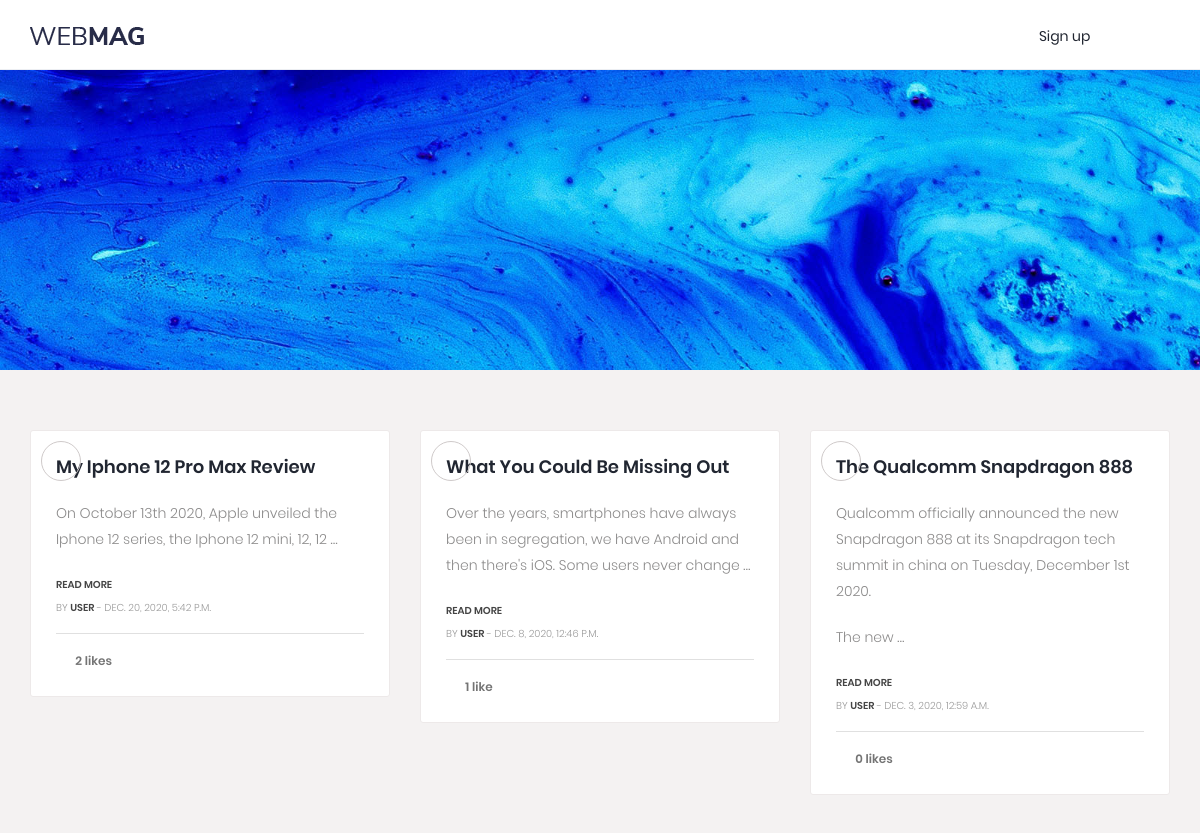
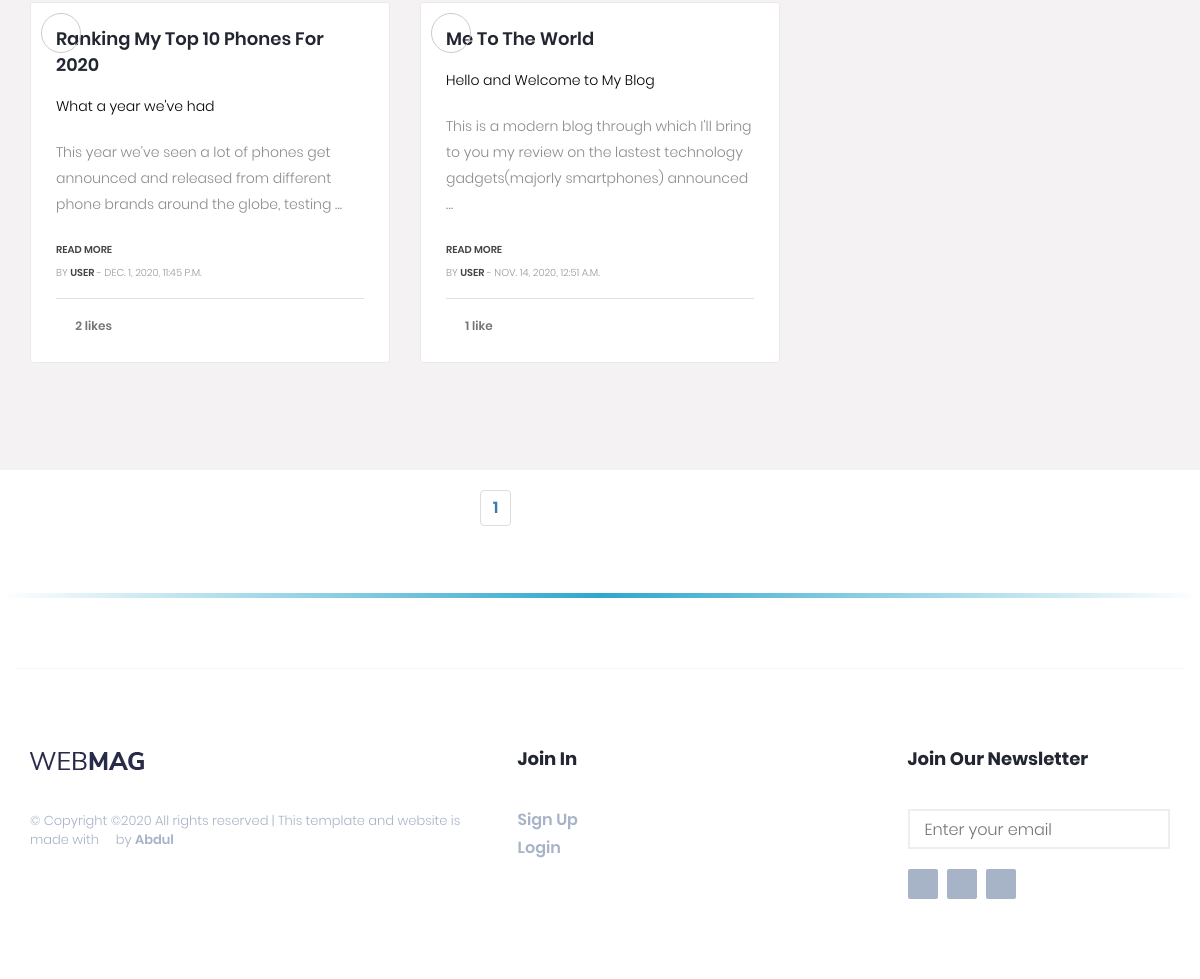
The page / on the database its author committed (2 pictures, top to bottom).
### Site/models.py (models this page shows, shortened)
class Article(models.Model):
    STATUS_CHOICES = (
        ('draft', 'Draft'),
        ('published', 'Published'),
    )
    objects = models.Manager()
    published = PublishedManager()
    title = models.CharField(max_length=250)
    Author = models.ForeignKey(User, related_name='author', on_delete=models.CASCADE)
    body = FroalaField(theme='dark')
    from pyuploadcare.dj.models import ImageField
    cover_photo = ImageField(blank=True)
    slug = models.SlugField(max_length=100)
    snippet = models.CharField(max_length=150, blank=True, null=True)
    publish_date = models.DateTimeField(default=timezone.now)
    is_featured = models.BooleanField(default=False)
    likes = models.ManyToManyField(User, related_name='likes', blank=True)
    status = models.CharField(max_length=10, choices=STATUS_CHOICES, default='draft')
    class Meta:
        verbose_name = 'Article'
        verbose_name_plural = 'Articles'
        ordering = ['-id']

### Site/views.py (the view)
# urls.py: 2. Add a URL to urlpatterns:  path('', views.home, name='home')
def home(request):
    post_list = Article.published.all().order_by('-publish_date', '-id')
    paginator = Paginator(post_list, 6)
    page = request.GET.get('page')
    try:
        post = paginator.page(page)
    except PageNotAnInteger:
        post = paginator.page(1)
    except EmptyPage:
        post = paginator.page(paginator.num_pages)
    if page is None:
        start_index = 0
        end_index = 7
    else:
        (start_index, end_index) = proper_pagination(post, index=4)
    page_range = list(paginator.page_range)[start_index:end_index]
    query = request.GET.get('q')
    authored = Article.objects.filter(Author__username=request.user.username)[:4]
    if query:
        post = Article.published.filter(
            Q(title__icontains=query) |
            Q(Author__username__icontains=query)
        )
    context = {
        'post': post,
        'authored_post': authored,
        'page_range': page_range
    }
    return render(request, 'blog/home.html', context)

### Site/models.py (called while the page is built)
    def get_queryset(self):
        return super(PublishedManager, self).get_queryset().filter(status="published")

### templates/blog/home.html (shortened to what this page needs)
{% load static %}
<!DOCTYPE html>
<html lang="en">
<head>
	<link rel="stylesheet" href="{% static 'css/bootstrap.min.css' %}">
	<link rel="stylesheet" href="{% static 'css/font-awesome.min.css' %}">
	<link rel="stylesheet" href="{% static 'css/stylesheet.css' %}">
	<link rel="stylesheet" href="static/css/style.css">
</head>
<body>
<header id="header">
	<div id="nav">
		<div id="nav-fixed">
			<div class="container">
				<div class="nav-logo">
					<a href="{% url 'home' %}" class="logo"><img src="/static/img/logo.png" alt=""></a>
				</div>
				<div class="nav-btns">
					{%if not user.is_authenticated %}
					<a class="btn btn-outline-secondary" href="{% url 'signup' %}">Sign up</a>
					{% endif %}
					<button class="search-btn"><i class="fa fa-search"></i></button>
				</div>
			</div>
		</div>
	</div>
</header>
<div class="slider"></div>
<section>
	<div class="gap gray-bg">
		<div class="container">
			<div class="row" id="page-contents">
				<div class=" col-lg-12">
					<div class="blog-sec">
						<div class="row">
							{% for item in post%}
							<div class="col-lg-4 col-sm-6">
								<div class="g-post-classic">
									<figure>
										<i class="fa fa-laptop"></i>
									</figure>
									<div class="g-post-meta">
										<div class="post-title">
											<h4><a title="" href="{% url 'article_detail' item.id item.slug %}">{{ item.title|title }}</a></h4>
											{% if item.snippet %}
											<p class="text-black" >{{ item.snippet }}</p>
											{% endif %}
											<p class="text-black-50" >{{ item.body|safe|truncatewords:20 }}</p>
											<span class="p-date"> <a href="{% url 'article_detail' item.id item.slug %}" title="">READ MORE</a></span><br>
											<span class="p-date">by <a href="#" title="">{{ item.Author }}</a> -  {{ item.publish_date }}</span>
										</div>
										<div class="g-post-ranking">
											<a title="" href="" class="likes"><i class="fa fa-heart-o"></i>{{ item.likes.count }} like{{ item.likes.count|pluralize }}</a>
										</div>
									</div>
								</div>
							</div>
							{% empty %}
							<h3>No post found by {{ request.GET.q }}</h3>
							{% endfor %}
						</div>
					</div>
				</div>
			</div>
		</div>
	</div>
</section>
<div style="float:left;margin-left:40%">
	<ul class="pagination">
		{% for p in page_range %}
		{% if p.number == p %}
		<li class="page-item active">
			<a href="?page={{ p }}" class="page-link">{{ p }}</a>
		</li>
		{% else %}
		<li class="page-item">
			<a href="?page={{ p }}" class="page-link">{{ p }}</a>
		</li>
		{% endif %}
		{% endfor %}
	</ul>
</div>
<footer id="footer">
	<div class="container">
		<div class="row">
			<div class="col-md-5">
				<div class="footer-widget">
					<div class="footer-logo">
						<a href="{% url 'home' %}" class="logo"><img src="/static/img/logo.png" alt=""></a>
					</div>
					<div class="footer-copyright">
						<span>&copy;
							Copyright &copy;<script>document.write(new Date().getFullYear());</script> All rights reserved | This template and website is made with <i class="fa fa-heart-o" aria-hidden="true"></i> by <a href="https://www.instagram.com/daromosuabdul/" target="_blank">Abdul</a>
							</span>
					</div>
				</div>
			</div>
			<div class="col-md-4">
				<div class="row">
					<div class="col-md-6">
						<div class="footer-widget">
							<h3 class="footer-title">Join In</h3>
							<ul class="footer-links">
								<li><a href="{% url 'signup' %}">Sign Up</a></li>
								<li><a href="{% url 'login' %}">Login</a></li>
							</ul>
						</div>
					</div>
				</div>
			</div>
			<div class="col-md-3">
				<div class="footer-widget">
					<h3 class="footer-title">Join our Newsletter</h3>
					<div class="footer-newsletter">
						<form class="newsletter" method="post">
							<input class="input" id="newsletter" type="email" name="newsletter" placeholder="Enter your email">
							<button class="newsletter-btn"><i class="fa fa-paper-plane"></i></button>
						</form>
					</div>
					<ul class="footer-social">
						<li><a href="https://www.facebook.com/bitshub.vibes"><i class="fa fa-facebook"></i></a></li>
						<li><a href="https://twitter.com/TheHub57480435?s=09"><i class="fa fa-twitter"></i></a></li>
						<li><a href="https://www.instagram.com/thebitshub/"><i class="fa fa-instagram"></i></a></li>
					</ul>
				</div>
			</div>
		</div>
	</div>
</footer>
</body>
</html>

### rows shown on the page
Article: title "My Iphone 12 Pro Max Review", body "On October 13th 2020, Apple unveiled the Iphone 12 series, the Iphone 12 mini, 12, 12 …", Author "USER", publish_date "DEC. 20, 2020, 5:42 P.M.", likes.count "2"
Article: title "What You Could Be Missing Out", body "Over the years, smartphones have always been in segregation, we have Android and then there's iOS. Some users never change …", Author "USER", publish_date "DEC. 8, 2020, 12:46 P.M.", likes.count "1"
Article: title "The Qualcomm Snapdragon 888", body "Qualcomm officially announced the new Snapdragon 888 at its Snapdragon tech summit in china on Tuesday, December 1st 2020. The new …", Author "USER", publish_date "DEC. 3, 2020, 12:59 A.M.", likes.count "0"
Article: title "Ranking My Top 10 Phones For 2020", snippet "What a year we've had", body "This year we've seen a lot of phones get announced and released from different phone brands around the globe, testing …", Author "USER", publish_date "DEC. 1, 2020, 11:45 P.M.", likes.count "2"
Article: title "Me To The World", snippet "Hello and Welcome to My Blog", body "This is a modern blog through which I'll bring to you my review on the lastest technology gadgets(majorly smartphones) announced …", Author "USER", publish_date "NOV. 14, 2020, 12:51 A.M.", likes.count "1"

### other values the page prints
{{ p }} "1"
